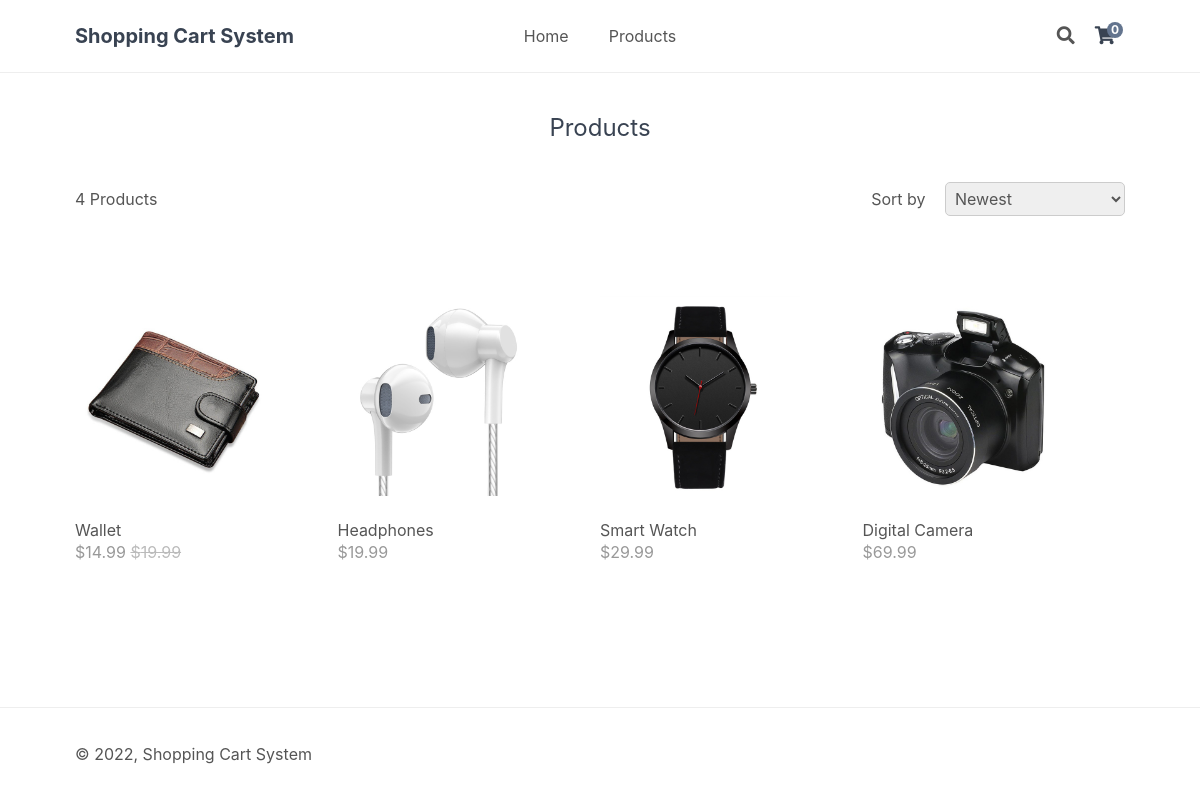
The page /index.php?page=products on the database its author committed.
### tables this page shows
CREATE TABLE IF NOT EXISTS `products` (
`id` int(11) NOT NULL,
  `name` varchar(200) NOT NULL,
  `desc` text NOT NULL,
  `price` decimal(7,2) NOT NULL,
  `rrp` decimal(7,2) NOT NULL DEFAULT '0.00',
  `quantity` int(11) NOT NULL,
  `img` text NOT NULL,
  `date_added` datetime NOT NULL DEFAULT CURRENT_TIMESTAMP
);

### index.php (called while the page is built, shortened)
<?php
include 'functions.php';
$page = isset($_GET['page']) && file_exists($_GET['page'] . '.php') ? $_GET['page'] : 'home';
include $page . '.php';
?>

### products.php (the view, shortened to what this page needs)
<?php
$sort = isset($_GET['sort']) ? $_GET['sort'] : 'sort3';
$num_products_on_each_page = 4;
$current_page = isset($_GET['p']) && is_numeric($_GET['p']) ? (int)$_GET['p'] : 1;
if ($sort == 'sort1') {
    $stmt = $pdo->prepare('SELECT * FROM products ORDER BY name ASC LIMIT ?,?');
} elseif ($sort == 'sort2') {
    $stmt = $pdo->prepare('SELECT * FROM products ORDER BY name DESC LIMIT ?,?');
} elseif ($sort == 'sort3') {
    $stmt = $pdo->prepare('SELECT * FROM products ORDER BY date_added DESC LIMIT ?,?');
} elseif ($sort == 'sort4') {
    $stmt = $pdo->prepare('SELECT * FROM products ORDER BY date_added ASC LIMIT ?,?');
} else {
    $stmt = $pdo->prepare('SELECT * FROM products LIMIT ?,?');
}
$stmt->bindValue(1, ($current_page - 1) * $num_products_on_each_page, PDO::PARAM_INT);
$stmt->bindValue(2, $num_products_on_each_page, PDO::PARAM_INT);
$stmt->execute();
$products = $stmt->fetchAll(PDO::FETCH_ASSOC);
$total_products = $pdo->query('SELECT * FROM products')->rowCount();
?>
<?=template_header('Products')?>
<div class="products content-wrapper">
    <h1>Products</h1>
    <div class="products-header">
        <p><?=$total_products?> Products</p>
        <label class="sortby">
            Sort by
            <select>
                <option value="sort3"<?=($sort == 'sort3' ? ' selected' : '')?>>Newest</option>
            </select>
        </label>
    </div>
    <div class="products-wrapper">
        <?php foreach ($products as $product): ?>
        <a href="index.php?page=product&id=<?=$product['id']?>" class="product">
            <img src="imgs/<?=$product['img']?>" width="200" height="200" alt="<?=$product['name']?>">
            <span class="name"><?=$product['name']?></span>
            <span class="price">
                &dollar;<?=$product['price']?>
                <?php if ($product['rrp'] > 0): ?>
                <span class="rrp">&dollar;<?=$product['rrp']?></span>
                <?php endif; ?>
            </span>
        </a>
        <?php endforeach; ?>
    </div>
    <div class="buttons">
    </div>
</div>
<?=template_footer()?>

### style.css (style rules this page uses)
* { box-sizing: border-box; font-family: -apple-system, BlinkMacSystemFont, "segoe ui", roboto, oxygen, ubuntu, cantarell, "fira sans", "droid sans", "helvetica neue", Arial, sans-serif; font-size: 16px; -webkit-font-smoothing: antialiased; -moz-osx-font-smoothing: grayscale; }
html { height: 100%; }
body { position: relative; min-height: 100%; color: #555555; background-color: #FFFFFF; margin: 0; padding-bottom: 100px; }
h1, h2, h3, h4, h5 { color: #394352; }
.content-wrapper { width: 1050px; margin: 0 auto; }
main .recentlyadded .products, main .products .products-wrapper { display: flex; flex-wrap: wrap; align-items: center; justify-content: space-between; padding: 40px 0 0 0; }
main .recentlyadded .products .product, main .products .products-wrapper .product { display: block; overflow: hidden; text-decoration: none; width: 25%; padding-bottom: 60px; }
main .recentlyadded .products .product img, main .products .products-wrapper .product img { transform: scale(1); transition: transform 1s; }
main .recentlyadded .products .product .name, main .products .products-wrapper .product .name { display: block; color: #555555; padding: 20px 0 2px 0; }
main .recentlyadded .products .product .price, main .products .products-wrapper .product .price { display: block; color: #999999; }
main .recentlyadded .products .product .rrp, main .products .products-wrapper .product .rrp { color: #BBBBBB; text-decoration: line-through; }
main > .products h1 { display: block; font-weight: normal; margin: 0; padding: 40px 0; font-size: 24px; text-align: center; width: 100%; }
main > .products .products-header { display: flex; justify-content: space-between; align-items: center; padding-bottom: 40px; }
main > .products .products-header p { margin: 0; }
main > .products .products-header .sortby select { width: 180px; padding: 5px; margin-left: 15px; border: 1px solid #ccc; color: #555555; border-radius: 5px; }
main > .products .buttons { text-align: right; padding-bottom: 40px; }

### rows shown on the page
products: img (picture), name "Wallet", price "14.99", rrp "19.99"
products: img (picture), name "Headphones", price "19.99"
products: img (picture), name "Smart Watch", price "29.99"
products: img (picture), name "Digital Camera", price "69.99"

### other values the page prints
$num_items_in_cart "0"
$total_products "4"
